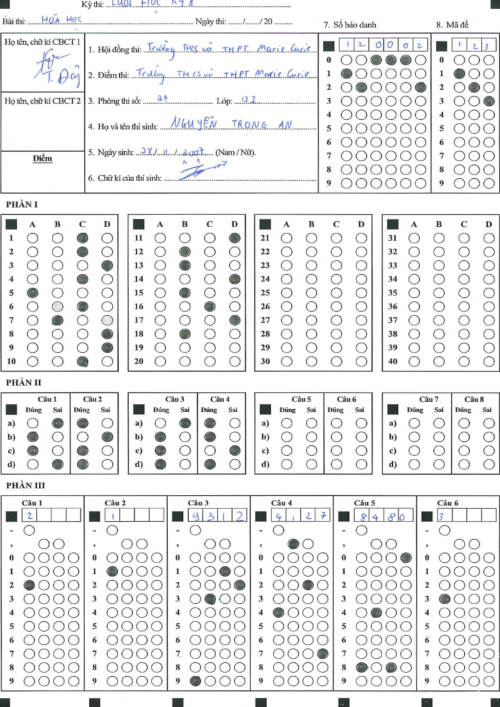
#> input picture python/test.jpg, 1000 x 1414 px (shown at 1/2 size)
$ python -i key.py   (imports and definitions only)
#> lines starting #> are read from the running program, lines starting #| are printed output that depends on the picture; after the words box and inside, x2 and y2 are one past the last pixel; in counts of white or black regions, pixels touching at a corner belong together
import cv2
import numpy as np

def find_darkest_circle_per_column(roi_gray, rows=10, cols=3, binary_thresh=150, threshold_diff=3.0):
    """
    Tìm hàng có hình tròn tô đậm nhất trong mỗi cột bằng cách thực hiện threshold (nhị phân)
    trên từng ô và sử dụng HoughCircles.

    Nếu có 2 ô ở trên cùng 1 cột có mức đậm gần như nhau (sự chênh lệch < threshold_diff)
    thì lưu cả 2 vào mảng con. Nếu không có hình tròn nào được phát hiện thì mảng con rỗng.

    Args:
        roi_gray (ndarray): Ảnh grayscale của ROI.
        rows (int): Số hàng (mặc định 10).
        cols (int): Số cột (mặc định 3).
        binary_thresh (int): Ngưỡng dùng để chuyển ảnh về dạng nhị phân.
        threshold_diff (float): Ngưỡng chênh lệch giữa 2 candidate để ghi nhận cả 2.

    Returns:
        result: list với độ dài bằng số cột, mỗi phần tử là list chứa các chỉ số hàng được nhận diện (0–9)
        debug_circles: list chứa tuple (col, row, x, y, r) của hình tròn được chọn (candidate đầu tiên ở mỗi cột)
    """
    h, w = roi_gray.shape
    cell_h = h // rows
    cell_w = w // cols

    result = []         # Danh sách các mảng con, mỗi mảng ứng với 1 cột
    debug_circles = []  # Dùng để vẽ debug hình tròn chọn được trên mỗi cột

    for col in range(cols):
        candidates = []
        for row in range(rows):
            x1 = col * cell_w
            x2 = (col + 1) * cell_w
            y1 = row * cell_h
            y2 = (row + 1) * cell_h

            cell = roi_gray[y1:y2, x1:x2]
            # Làm mờ nhẹ để giảm nhiễu
            cell_blur = cv2.GaussianBlur(cell, (3, 3), 0)
            # Chuyển sang ảnh nhị phân, dùng THRESH_BINARY_INV: vùng tô (đậm) sẽ chuyển thành vùng sáng
            ret, cell_thresh = cv2.threshold(cell_blur, binary_thresh, 255, cv2.THRESH_BINARY_INV)

            circles = cv2.HoughCircles(cell_thresh, cv2.HOUGH_GRADIENT, dp=1.2,
                                       minDist=cell_h // 2,
                                       param1=30, param2=8,
                                       minRadius=5, maxRadius=cell_h // 2)
            if circles is not None and len(circles[0]) > 0:
                # Lấy hình tròn đầu tiên (có thể thay đổi chiến lược nếu cần)
                c = np.round(circles[0, 0]).astype("int")
                x, y, r = c
                mask = np.zeros_like(cell)
                cv2.circle(mask, (x, y), r, 255, -1)
                mean_val = cv2.mean(cell, mask=mask)[0]
                candidates.append((row, mean_val, (x + x1, y + y1, r)))

        if not candidates:
            result.append([])  # Không phát hiện được ô nào ở cột này
        else:
            # Sắp xếp các candidate theo mức xám (mean_val), giá trị càng nhỏ nghĩa là càng đậm
            candidates.sort(key=lambda x: x[1])
            best = candidates[0]  # Candidate tốt nhất
            row_list = [best[0]]
            # Nếu có candidate thứ hai có sự chênh lệch rất nhỏ (< threshold_diff) so với candidate tốt nhất, ghi nhận cả 2
            if len(candidates) > 1:
                diff = candidates[1][1] - best[1]
                if diff < threshold_diff:
                    row_list.append(candidates[1][0])
            result.append(row_list)
            # Debug: chỉ lấy candidate đầu tiên để vẽ
            debug_circles.append((col, best[0], *best[2]))

    return result, debug_circles

def draw_debug_circles_on_roi(roi_color, debug_circles):
    """
    Vẽ các hình tròn được chọn lên ảnh ROI để debug.

    Args:
        roi_color (ndarray): Ảnh màu của ROI.
        debug_circles (list): Danh sách các hình tròn (col, row, x, y, r).

    Returns:
        ndarray: Ảnh debug đã được vẽ.
    """
    debug_img = roi_color.copy()
    for col, row, x, y, r in debug_circles:
        cv2.circle(debug_img, (x, y), r, (0, 0, 255), 2)
        cv2.putText(debug_img, f"C{col}:R{row}", (x - 10, y + 5),
                    cv2.FONT_HERSHEY_SIMPLEX, 0.5, (0, 255, 0), 1)
    return debug_img

def processKey(img, roi= (897, 102, 991, 376), binary_thresh=150, debug=False):
    if img is None:
        print(f"Không thể đọc ảnh từ: {image_path}")
        return [], None

    x_min, y_min, x_max, y_max = roi
    roi_color = img[y_min:y_max, x_min:x_max]
    roi_gray = cv2.cvtColor(roi_color, cv2.COLOR_BGR2GRAY)

    digits, debug_circles = find_darkest_circle_per_column(roi_gray, binary_thresh=binary_thresh)
    if(debug):
        debug_img = draw_debug_circles_on_roi(roi_color, debug_circles)
        return digits, debug_img
    return digits

# [18 lines not run here, left out]

>>> import cv2
>>> picture = cv2.imread('test.jpg')
#> picture is the input picture: shape (1414, 1000, 3); mean B, G, R 234.4, 234.1, 233.9
>>> result = processKey(picture)
#> in processKey, `roi_color = img[y_min:y_max, x_min:x_max]`:
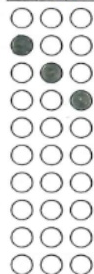
#> roi_color: shape (274, 94, 3); mean B, G, R 226.9, 227.2, 226.8
#> after the loop in find_darkest_circle_per_column, `for col in range(cols):`:
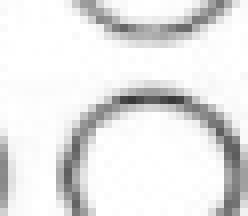
#> cell: shape (27, 31) (shown 8 times larger); min 57, max 255, mean 230.1
#> after the loop in find_darkest_circle_per_column, `for col in range(cols):`:
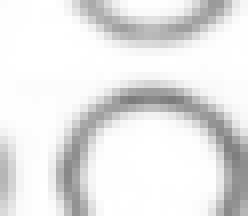
#> cell_blur: shape (27, 31) (shown 8 times larger); min 125, max 255, mean 230.1
#> after the loop in find_darkest_circle_per_column, `for col in range(cols):`:
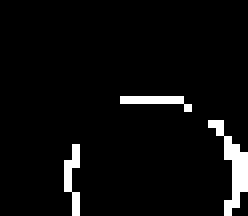
#> cell_thresh: shape (27, 31) (shown 8 times larger); 4.8% white in thin lines or dots, all inside (x1, y1, x2, y2) = (8, 12, 31, 27)
#> after the loop in find_darkest_circle_per_column, `for col in range(cols):`:
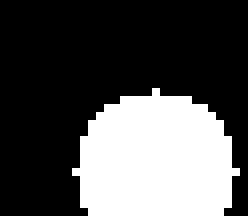
#> mask: shape (27, 31) (shown 8 times larger); 31.3% white; 1 white region, box (x1, y1, x2, y2) and area: (9, 11, 30, 27) 262
#> after the loop in find_darkest_circle_per_column, `for col in range(cols):`: debug_circles = [(0, 1, 22, 44, 11), (1, 2, 50, 73, 9), (2, 3, 81, 102, 12)]; result = [[1], [2], [3]]
#> result = [[1], [2], [3]]
